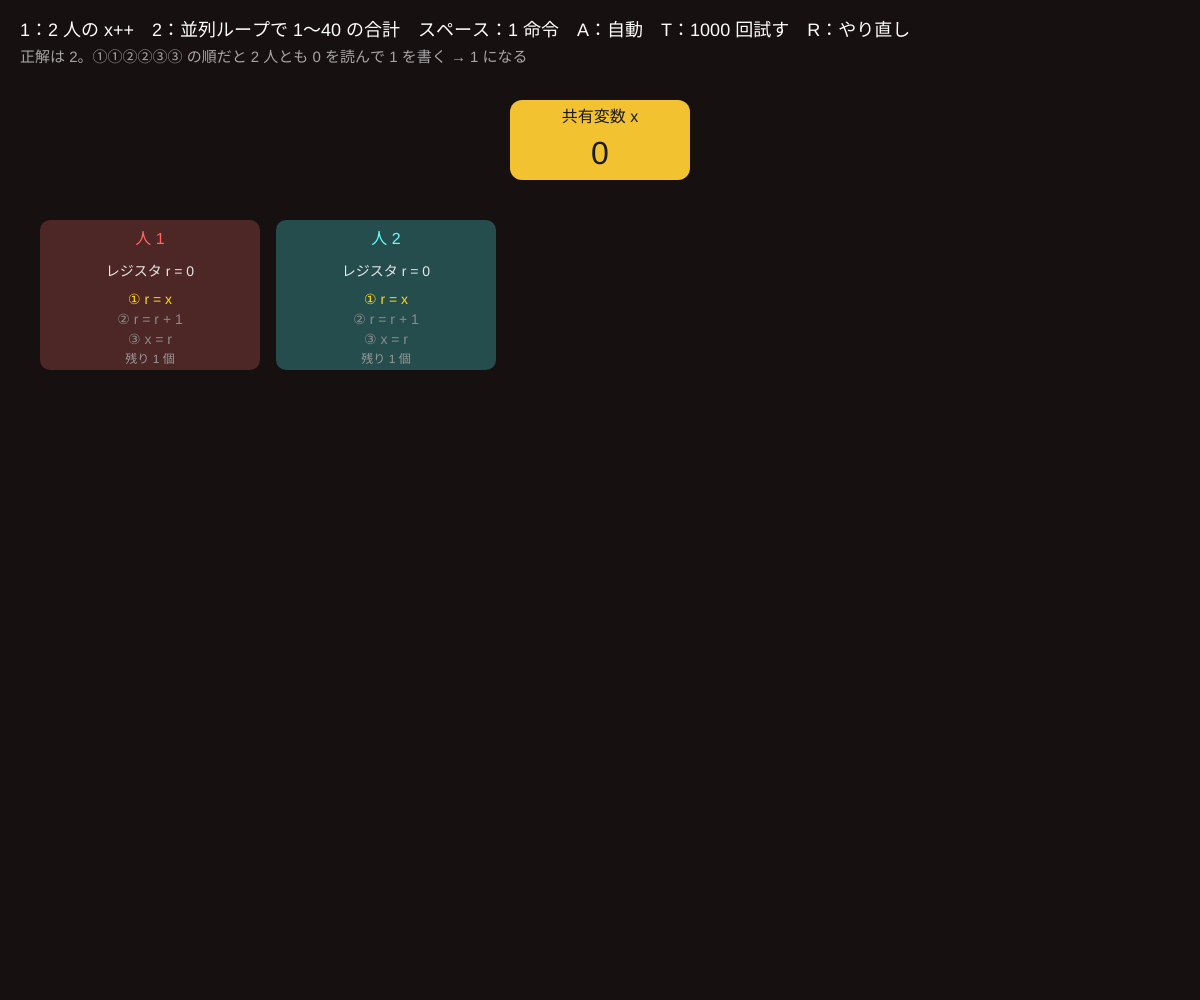
Frame 1 (no input)
Frame 60 (no input): identical to frame 1, image omitted
Frame 120 (the mouse pressed at the canvas centre since frame 60): identical to frame 1, image omitted

The p5.js sketch that drew this single still picture (run headless with seeded random() and noise() and a simulated clock; from frame 60 on, the mouse is pressed at the canvas centre):

// p5.js sketch
// ── sketch.js
// ============================================
// 08 並列ループと競合（レース）
// x = x + 1 は、実は 3 つの命令：① r = x（読む）② r = r + 1 ③ x = r（書く）
// 2 人が同時にやると、命令の順番しだいで x が 2 にならず 1 になる（決定性レース）
// 並列ループ parallel for で合計を 1 つの変数に足すと、足したはずの分が消える → 各自で足してから最後にまとめる（リダクション）
// 1：2 人の x++ / 2：並列ループの合計 / スペース = 1 命令 / A = 自動 / T = 1000 回試す / R = やり直し / 左右 = 人数（2）
// ============================================

let mode = 1;
let threads = [], shared = 0;
let schedule = [];       // 実行した命令の記録 [thread, op]
let hist = {};
let auto = false, timer = 0;
let workers = 4, N = 40;
let reduce = false;

function setup() {
  createCanvas(windowWidth, windowHeight);
  colorMode(HSB, 360, 100, 100, 100);
  restart();
}

function restart() {
  shared = 0; schedule = [];
  if (mode === 1) threads = [0, 1].map((k) => ({ pc: 0, r: 0, items: [1], local: 0, idx: 0 }));
  else {
    threads = [];
    for (let k = 0; k < workers; k++) {
      let items = [];
      for (let i = k; i < N; i += workers) items.push(i + 1);
      threads.push({ pc: 0, r: 0, items, idx: 0, local: 0 });
    }
  }
}

// 1 命令だけ進める（どの人が進むかはランダム = OS まかせ）
function oneOp() {
  let cand = threads.map((t, k) => k).filter((k) => !finishedThread(threads[k]));
  if (!cand.length) { auto = false; return false; }
  let k = random(cand), t = threads[k];
  let v = t.items[t.idx];
  if (reduce && mode === 2) {
    // リダクション：自分の local に足すだけ（共有しない）。最後に 1 人ずつまとめる
    if (t.idx < t.items.length) { t.local += v; t.idx++; schedule.push([k, 'local += ' + v]); }
    else { shared += t.local; t.flushed = true; schedule.push([k, 'まとめ +' + t.local]); }
    return true;
  }
  if (t.pc === 0) { t.r = shared; schedule.push([k, 'r = x (' + t.r + ')']); }
  else if (t.pc === 1) { t.r += v; schedule.push([k, 'r = r + ' + v + ' (' + t.r + ')']); }
  else { shared = t.r; schedule.push([k, 'x = r (' + t.r + ')']); t.idx++; }
  t.pc = (t.pc + 1) % 3;
  return true;
}

function finishedThread(t) {
  if (reduce && mode === 2) return t.idx >= t.items.length && t.flushed;
  return t.idx >= t.items.length;
}

function expected() { return mode === 1 ? 2 : (N * (N + 1)) / 2; }

function trial() { restart(); let guard = 0; while (oneOp() && guard++ < 100000); hist[shared] = (hist[shared] || 0) + 1; }

function draw() {
  background(0, 30, 9);
  if (auto && ++timer % (mode === 1 ? 30 : 4) === 0) oneOp();
  let done = threads.every(finishedThread);
  // 共有変数
  let cx = width / 2;
  fill(done && shared !== expected() ? color(0, 80, 90) : color(45, 80, 95)); noStroke();
  rect(cx - 90, 100, 180, 80, 12);
  fill(0, 0, 10); textAlign(CENTER, CENTER); textSize(16); text('共有変数 x', cx, 118); textSize(32); text(shared, cx, 155);
  // 人（スレッド）
  let tw = min(220, (width - 80) / threads.length - 16);
  threads.forEach((t, k) => {
    let x = 40 + k * (tw + 16), y = 220;
    fill((k * 360) / threads.length, 50, 30); rect(x, y, tw, 150, 10);
    fill((k * 360) / threads.length, 60, 100); textSize(16); text('人 ' + (k + 1), x + tw / 2, y + 20);
    fill(0, 0, 90); textSize(14);
    if (reduce && mode === 2) text('local = ' + t.local, x + tw / 2, y + 60);
    else {
      text('レジスタ r = ' + t.r, x + tw / 2, y + 52);
      ['① r = x', '② r = r + ' + (t.items[t.idx] ?? ''), '③ x = r'].forEach((s, q) => { fill(t.pc === q && !finishedThread(t) ? color(50, 90, 100) : color(0, 0, 55)); text(s, x + tw / 2, y + 80 + q * 20); });
    }
    fill(0, 0, 60); textSize(12); text('残り ' + (t.items.length - t.idx) + ' 個', x + tw / 2, y + 140);
  });
  // 実行の記録（タイムライン）
  textAlign(LEFT, CENTER); textSize(13);
  let show = schedule.slice(-12);
  show.forEach(([k, s], q) => { fill((k * 360) / threads.length, 60, 100); text('人' + (k + 1) + '：' + s, 40 + ((k * 170) % (width - 260)), 400 + q * 20); });
  // ヒストグラム
  let keys = Object.keys(hist).map(Number).sort((a, b) => a - b);
  let total = keys.reduce((s, k) => s + hist[k], 0);
  if (total) {
    let gx = width - 360, gy = 420, gw = 320, gh = 180;
    fill(0, 20, 15); rect(gx, gy, gw, gh, 8);
    let bw = gw / keys.length;
    let mx = max(keys.map((k) => hist[k]));
    keys.forEach((k, q) => {
      fill(k === expected() ? color(140, 60, 90) : color(0, 70, 95));
      let h = (hist[k] / mx) * (gh - 40);
      rect(gx + q * bw + 2, gy + gh - 20 - h, bw - 4, h);
      if (keys.length <= 12) { fill(0, 0, 90); textAlign(CENTER, CENTER); text(k, gx + q * bw + bw / 2, gy + gh - 10); }
    });
    textAlign(LEFT, BASELINE); fill(0, 0, 80); textSize(14);
    text(total + ' 回の結果（緑 = 正しい ' + expected() + '）　正解率 ' + nf((100 * (hist[expected()] || 0)) / total, 1, 1) + '%', gx, gy - 8);
  }
  textAlign(LEFT, BASELINE);
  fill(0, 0, 100); textSize(18);
  text('1：2 人の x++　2：並列ループで 1〜' + N + ' の合計　スペース：1 命令　A：自動　T：1000 回試す　R：やり直し' + (mode === 2 ? '　S：リダクション ' + (reduce ? 'ON' : 'OFF') + '　左右：人数 ' + workers : ''), 20, 36);
  textSize(15); fill(0, 0, 65);
  text(mode === 1 ? '正解は 2。①①②②③③ の順だと 2 人とも 0 を読んで 1 を書く → 1 になる' : 'parallel for i = 1..' + N + '：x = x + i。正解は ' + expected() + '。S でリダクションにすると必ず正解', 20, 62);
  if (done) { textSize(22); fill(shared === expected() ? color(140, 60, 95) : color(0, 70, 100)); text('結果 x = ' + shared + (shared === expected() ? '　正しい' : '　まちがい！（' + (expected() - shared) + ' が消えた）'), 20, height - 26); }
}

function keyPressed() {
  if (key === '1' || key === '2') { mode = int(key); hist = {}; restart(); }
  if (key === ' ') oneOp();
  if (key === 'a' || key === 'A') auto = !auto;
  if (key === 't' || key === 'T') { for (let i = 0; i < 1000; i++) trial(); restart(); }
  if (key === 'r' || key === 'R') restart();
  if (key === 's' || key === 'S') { reduce = !reduce; hist = {}; restart(); }
  if (key === RIGHT_ARROW && mode === 2) { workers = min(6, workers + 1); hist = {}; restart(); }
  if (key === LEFT_ARROW && mode === 2) { workers = max(2, workers - 1); hist = {}; restart(); }
}

// ---------- やってみよう ----------
// 1. 1 で T を押す。正しい 2 になるのは何 % ？
// 2. 2 で人数を増やすと、正解率はどうなる？ S（リダクション）にすると？
// 3. 本物の並列プログラムでは「ロック」や「アトミック命令」でも防げるが、待ち時間が生まれる
